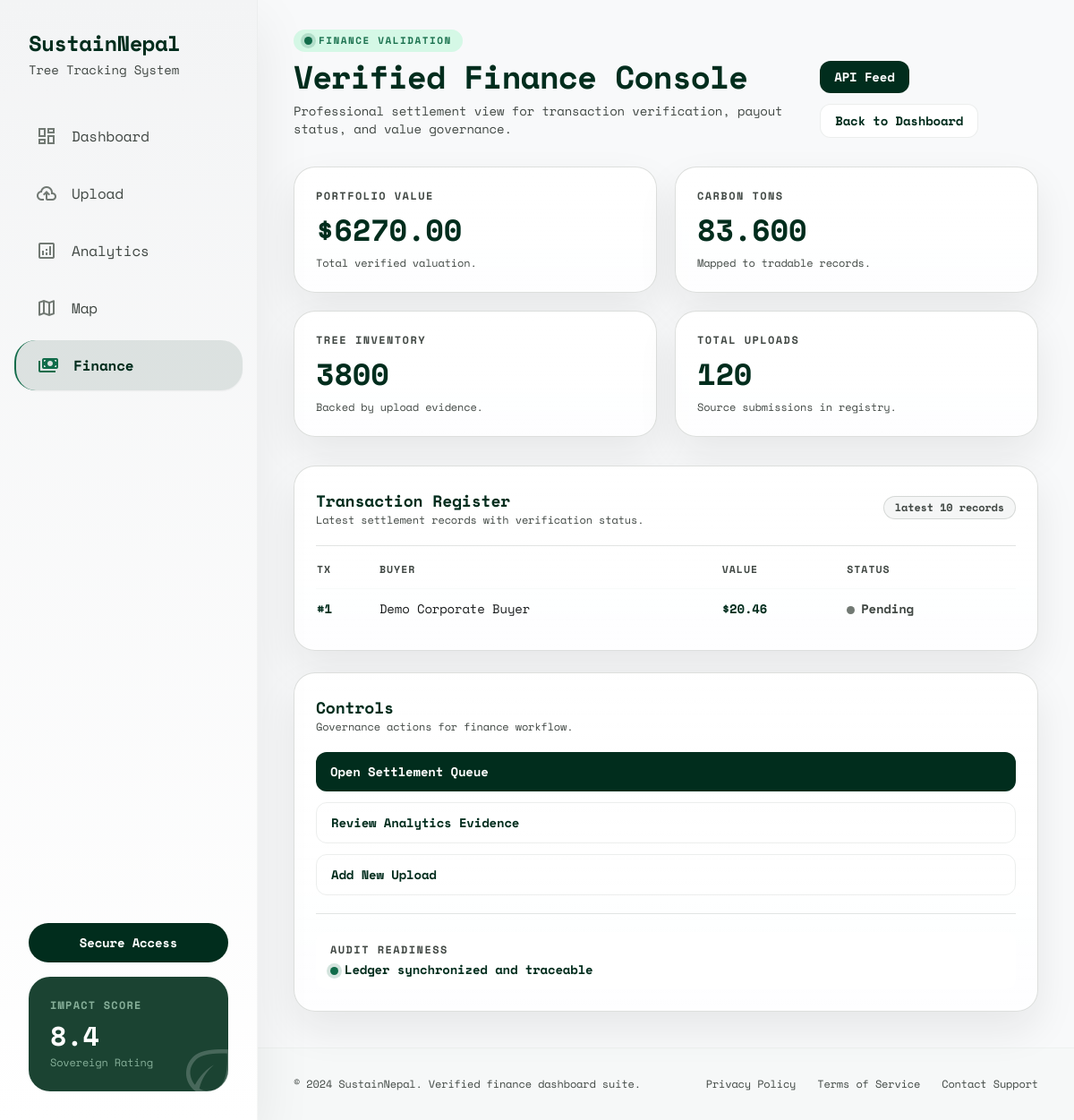
The page /verified-finance/ on the database its author committed.
### app/models.py (models this page shows, shortened)
class FinanceTransaction(models.Model):
	carbon_record = models.ForeignKey(CarbonRecord, on_delete=models.CASCADE, related_name='transactions')
	buyer_company = models.CharField(max_length=255)
	price_per_ton = models.DecimalField(max_digits=10, decimal_places=2)
	total_value = models.DecimalField(max_digits=12, decimal_places=2)
	payment_status = models.CharField(max_length=16, choices=PaymentStatus.choices, default=PaymentStatus.PENDING)
	transaction_date = models.DateTimeField(default=timezone.now)

### app/views.py (the view)
# urls.py: path('verified-finance/', verified_finance_page, name='verified_finance'),
def verified_finance_page(request):
	return render(request, 'app/verified_finance.html', _build_page_context('verified-finance'))

### app/views.py (called while the page is built)
def _recent_uploads(limit=10):
	return MediaUpload.objects.select_related('detection__carbon_record').order_by('-upload_date')[:limit]

def _latest_transactions(limit=8):
	return FinanceTransaction.objects.select_related('carbon_record').order_by('-transaction_date')[:limit]

def _province_breakdown(limit=5):
	rows = (
		MediaUpload.objects.values('province')
		.annotate(total_trees=Sum('detection__tree_count'))
		.order_by('-total_trees')
	)
	seeded = [
		{'province': 'Bagmati', 'total_trees': 980},
		{'province': 'Koshi', 'total_trees': 860},
		{'province': 'Lumbini', 'total_trees': 790},
		{'province': 'Madhesh', 'total_trees': 720},
		{'province': 'Gandaki', 'total_trees': 665},
	]
	result = []
	for row in rows[:limit]:
		base_trees = row['total_trees'] or 0
		result.append(
			{
				'province': row['province'],
				'total_trees': max(base_trees * 8, 180),
			}
		)
	if not result:
		return seeded[:limit]
	return result

def _build_page_context(current_page):
	return {
		'current_page': current_page,
		'stitch_pages': STITCH_PAGES,
		'sidebar_nav': DASHBOARD_SIDEBAR_NAV,
		'show_dashboard_sidebar': current_page in DASHBOARD_LAYOUT_PAGES,
		'summary': _dashboard_summary(),
		'recent_uploads': _recent_uploads(10),
		'latest_transactions': _latest_transactions(10),
		'province_breakdown': _province_breakdown(8),
		'upload_form': MediaUploadForm(),
	}

### templates/app/verified_finance.html (shortened to what this page needs)
{% extends 'base.html' %}
{% block body_class %}text-on-surface{% endblock %}
{% block extra_head %}
<script id="tailwind-config">
      tailwind.config = {
        darkMode: "class",
        theme: {
          extend: {
            colors: {
              "on-error": "#ffffff",
              "tertiary": "#152b1c",
              "on-primary-fixed-variant": "#274e3d",
              "surface-container-low": "#f3f4f5",
              "secondary-fixed": "#a1f4c8",
              "primary-fixed": "#c1ecd4",
              "tertiary-fixed-dim": "#b3cdb7",
              "primary": "#012d1d",
              "on-secondary-fixed": "#002113",
              "surface-container-highest": "#e1e3e4",
              "background": "#f8f9fa",
              "on-surface-variant": "#414844",
              "on-secondary": "#ffffff",
              "on-tertiary-fixed": "#092012",
              "on-tertiary-container": "#93ad98",
              "surface-variant": "#e1e3e4",
              "error-container": "#ffdad6",
              "tertiary-container": "#2a4131",
              "tertiary-fixed": "#cee9d3",
              "secondary": "#116c4a",
              "on-surface": "#191c1d",
              "on-primary": "#ffffff",
              "inverse-primary": "#a5d0b9",
              "inverse-on-surface": "#f0f1f2",
              "on-secondary-fixed-variant": "#005236",
              "on-primary-fixed": "#002114",
              "surface-container": "#edeeef",
              "on-background": "#191c1d",
              "on-primary-container": "#86af99",
              "surface-container-high": "#e7e8e9",
              "primary-container": "#1b4332",
              "error": "#ba1a1a",
              "outline": "#717973",
              "surface-dim": "#d9dadb",
              "secondary-fixed-dim": "#86d7ad",
              "secondary-container": "#a1f4c8",
              "outline-variant": "#c1c8c2",
              "on-secondary-container": "#1b724f",
              "surface": "#f8f9fa",
              "inverse-surface": "#2e3132",
              "primary-fixed-dim": "#a5d0b9",
              "surface-bright": "#f8f9fa",
              "on-error-container": "#93000a",
              "on-tertiary-fixed-variant": "#354c3b",
              "surface-container-lowest": "#ffffff",
              "surface-tint": "#3f6653",
              "on-tertiary": "#ffffff"
            },
            fontFamily: {
              "headline": ["Manrope", "sans-serif"],
              "body": ["Inter", "sans-serif"],
              "label": ["Inter", "sans-serif"]
            },
            borderRadius: {"DEFAULT": "0.25rem", "lg": "0.5rem", "xl": "0.75rem", "2xl": "1.5rem", "full": "9999px"},
          },
        },
      }
    </script>
{% endblock %}
{% block content %}
<main class="min-h-screen bg-surface">
<section class="px-10 pb-10 pt-8">
<div class="mx-auto flex w-full max-w-7xl flex-col gap-8">
<div class="flex flex-col gap-5 md:flex-row md:items-end md:justify-between">
<div>
<p class="mb-2 inline-flex items-center rounded-full bg-secondary-container/40 px-3 py-1 text-[11px] font-bold uppercase tracking-[0.14em] text-on-secondary-container">
<span class="status-dot status-dot-live"></span>Finance Validation
</p>
<h1 class="text-4xl font-bold tracking-tight text-primary">Verified Finance Console</h1>
<p class="mt-2 max-w-2xl text-sm text-on-surface-variant">Professional settlement view for transaction verification, payout status, and value governance.</p>
</div>
<div class="flex flex-wrap items-center gap-3">
<a class="rounded-xl bg-primary px-4 py-2 text-sm font-bold text-on-primary transition-opacity hover:opacity-90" href="{% url 'app:finance_transactions' %}">API Feed</a>
<a class="rounded-xl border border-outline-variant/30 bg-surface-container-lowest px-4 py-2 text-sm font-bold text-primary transition-colors hover:bg-surface-container-low" href="{% url 'app:sovereign_dashboard' %}">Back to Dashboard</a>
</div>
</div>
<div class="grid gap-5 sm:grid-cols-2 xl:grid-cols-4">
<article class="pro-card rounded-2xl p-6">
<p class="text-xs font-bold uppercase tracking-[0.12em] text-on-surface-variant">Portfolio Value</p>
<p class="kpi-value mt-3">${{ summary.total_value }}</p>
<p class="mt-3 text-xs text-on-surface-variant">Total verified valuation.</p>
</article>
<article class="pro-card rounded-2xl p-6">
<p class="text-xs font-bold uppercase tracking-[0.12em] text-on-surface-variant">Carbon Tons</p>
<p class="kpi-value mt-3">{{ summary.total_carbon_tons }}</p>
<p class="mt-3 text-xs text-on-surface-variant">Mapped to tradable records.</p>
</article>
<article class="pro-card rounded-2xl p-6">
<p class="text-xs font-bold uppercase tracking-[0.12em] text-on-surface-variant">Tree Inventory</p>
<p class="kpi-value mt-3">{{ summary.total_trees }}</p>
<p class="mt-3 text-xs text-on-surface-variant">Backed by upload evidence.</p>
</article>
<article class="pro-card rounded-2xl p-6">
<p class="text-xs font-bold uppercase tracking-[0.12em] text-on-surface-variant">Total Uploads</p>
<p class="kpi-value mt-3">{{ summary.total_uploads }}</p>
<p class="mt-3 text-xs text-on-surface-variant">Source submissions in registry.</p>
</article>
</div>
<div class="grid gap-6 xl:grid-cols-12">
<section class="pro-card rounded-2xl p-6 xl:col-span-8">
<div class="mb-5 flex items-center justify-between">
<div>
<h2 class="text-lg font-bold text-primary">Transaction Register</h2>
<p class="text-xs text-on-surface-variant">Latest settlement records with verification status.</p>
</div>
<span class="muted-chip rounded-full px-3 py-1 text-xs font-bold text-on-surface-variant">latest 10 records</span>
</div>
<div class="line-divider"></div>
<div class="mt-4 overflow-x-auto">
<table class="min-w-full text-left">
<thead>
<tr>
<th class="table-head pb-3 pr-4">TX</th>
<th class="table-head pb-3 pr-4">Buyer</th>
<th class="table-head pb-3 pr-4">Value</th>
<th class="table-head pb-3 pr-4">Status</th>
</tr>
</thead>
<tbody>
{% for tx in latest_transactions %}
<tr class="border-t border-outline-variant/10">
<td class="py-3 pr-4 text-sm font-bold text-primary">#{{ tx.id }}</td>
<td class="py-3 pr-4 text-sm text-on-surface">{{ tx.buyer_company }}</td>
<td class="py-3 pr-4 text-sm font-bold text-primary">${{ tx.total_value }}</td>
<td class="py-3 pr-4 text-sm">
{% if tx.payment_status == 'completed' %}
<span class="status-dot status-dot-live"></span><span class="font-bold text-primary">Completed</span>
{% else %}
<span class="status-dot status-dot-muted"></span><span class="font-bold text-on-surface-variant">{{ tx.payment_status|title }}</span>
{% endif %}
</td>
</tr>
{% empty %}
<tr>
<td class="py-5 text-sm text-on-surface-variant" colspan="4">No finance transactions available.</td>
</tr>
{% endfor %}
</tbody>
</table>
</div>
</section>
<section class="pro-card rounded-2xl p-6 xl:col-span-4">
<div class="mb-5">
<h2 class="text-lg font-bold text-primary">Controls</h2>
<p class="text-xs text-on-surface-variant">Governance actions for finance workflow.</p>
</div>
<div class="space-y-3">
<a class="block rounded-xl bg-primary px-4 py-3 text-sm font-bold text-on-primary transition-opacity hover:opacity-90" href="{% url 'app:verified_finance' %}">Open Settlement Queue</a>
<a class="block rounded-xl border border-outline-variant/30 px-4 py-3 text-sm font-bold text-primary transition-colors hover:bg-surface-container-low" href="{% url 'app:trust_analytics' %}">Review Analytics Evidence</a>
<a class="block rounded-xl border border-outline-variant/30 px-4 py-3 text-sm font-bold text-primary transition-colors hover:bg-surface-container-low" href="{% url 'app:data_intake_upload' %}">Add New Upload</a>
</div>
<div class="line-divider my-5"></div>
<div class="rounded-xl bg-surface-container-lowest px-4 py-3 text-sm">
<p class="mb-1 text-xs font-bold uppercase tracking-[0.12em] text-on-surface-variant">Audit Readiness</p>
<p><span class="status-dot status-dot-live"></span><span class="font-bold text-primary">Ledger synchronized and traceable</span></p>
</div>
</section>
</div>
</div>
</section>
<footer class="mt-auto border-t border-outline-variant/15 bg-surface-container-low/40 px-10 py-8">
<div class="mx-auto flex w-full max-w-7xl flex-col gap-3 text-xs text-on-surface-variant md:flex-row md:items-center md:justify-between">
<p>© 2024 SustainNepal. Verified finance dashboard suite.</p>
<div class="flex gap-6">
<a class="hover:text-primary" href="{% url 'app:landing_page' %}">Privacy Policy</a>
<a class="hover:text-primary" href="{% url 'app:landing_page' %}">Terms of Service</a>
<a class="hover:text-primary" href="{% url 'app:landing_page' %}">Contact Support</a>
</div>
</div>
</footer>
</main>
{% endblock %}

### templates/app/verified_finance.html (style rules this page uses)
body { font-family: 'Space Mono', monospace; letter-spacing: -0.01em; }
.pro-card { background: linear-gradient(180deg, rgba(255, 255, 255, 0.95), rgba(255, 255, 255, 0.84)); border: 1px solid rgba(113, 121, 115, 0.24); box-shadow: 0 20px 45px rgba(25, 28, 29, 0.08); }
.kpi-value { font-size: clamp(1.55rem, 2.8vw, 2.45rem); font-weight: 700; line-height: 1.05; color: #012d1d; }
.muted-chip { border: 1px solid rgba(113, 121, 115, 0.24); background: rgba(237, 238, 239, 0.55); }
.table-head { color: #414844; font-size: 0.72rem; text-transform: uppercase; letter-spacing: 0.09em; font-weight: 700; }
.status-dot { display: inline-block; width: 0.55rem; height: 0.55rem; border-radius: 9999px; margin-right: 0.45rem; vertical-align: middle; }
.status-dot-live { background: #116c4a; box-shadow: 0 0 0 4px rgba(17, 108, 74, 0.18); }
.status-dot-muted { background: #717973; }
.line-divider { border-top: 1px solid rgba(113, 121, 115, 0.2); }

### rows shown on the page
FinanceTransaction: id "1", buyer_company "Demo Corporate Buyer", total_value "20.46", payment_status "Pending"

### other values the page prints
{{ item.label }} "Dashboard" "Upload" "Analytics" "Map" "Finance"
{{ summary.total_value }} "6270.00"
{{ summary.total_carbon_tons }} "83.600"
{{ summary.total_trees }} "3800"
{{ summary.total_uploads }} "120"
